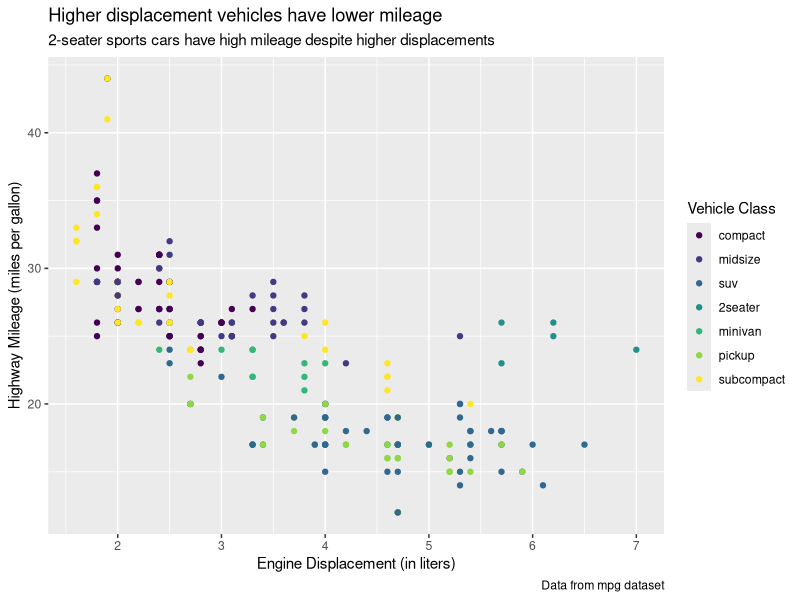
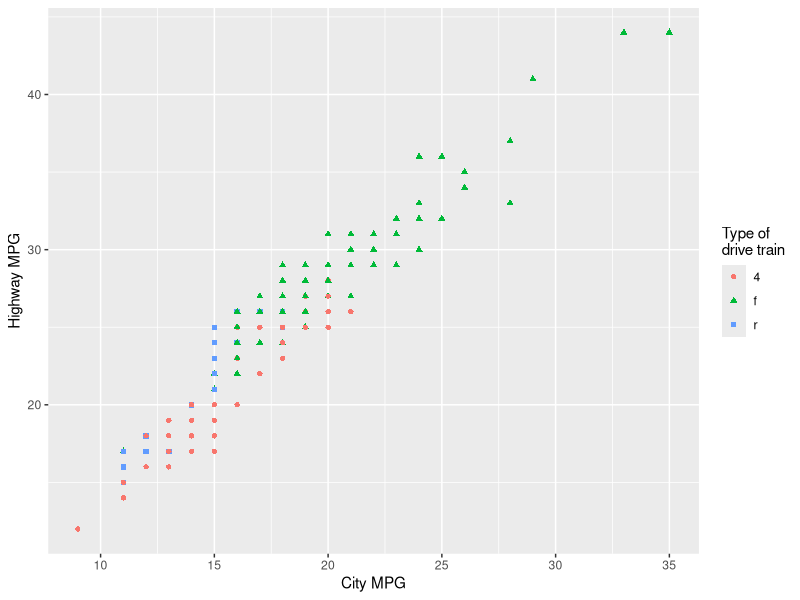
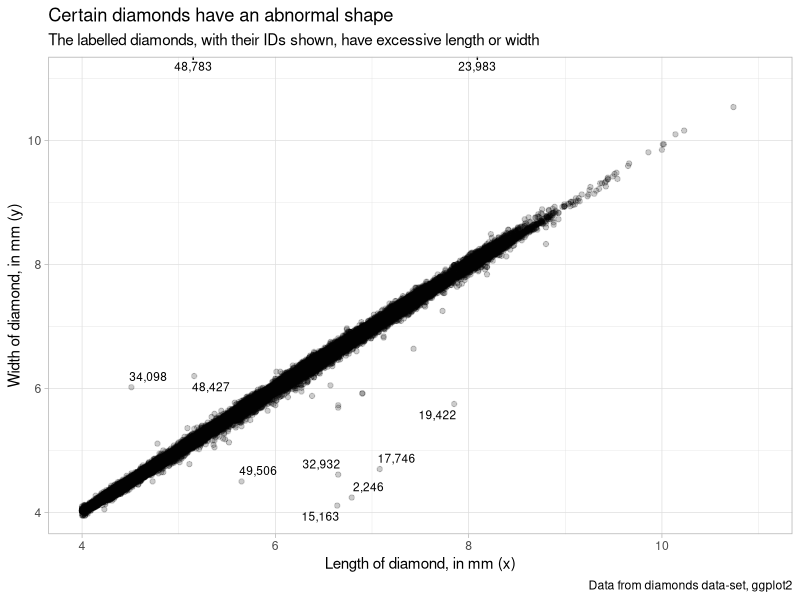

Source code (R) for these figures, in order:
## ---- chunk 1
#| label: setup

library(tidyverse)
library(scales)
library(ggrepel)
library(patchwork)
## ---- chunk 2
#| label: fig-q1-ex2
#| fig-cap: "Scatter plot of highway mileage vs. engine displacement for different class of vehicles"


data(mpg)
mpg |>
  ggplot(aes(x = displ,
             y = hwy,
             col = as_factor(class)
             )
         ) +
  geom_point() +
  labs(title = "Higher displacement vehicles have lower mileage",
       subtitle = "2-seater sports cars have high mileage despite higher displacements",
       x = "Engine Displacement (in liters)",
       y = "Highway Mileage (miles per gallon)",
       caption = "Data from mpg dataset",
       color = "Vehicle Class") +
  theme(legend.position = "right") +
  scale_color_viridis_d()
## ---- chunk 3
#| label: fig-q2-ex2
#| fig-cap: "A scatter-plot of highway vs city MPG to recreate the plot shown in question"

mpg |>
  ggplot(aes(x = cty,
             y = hwy,
             shape = drv,
             col = drv)) +
  geom_point() +
  labs(x = "City MPG", y = "Highway MPG",
       col = "Type of \ndrive train",
       shape = "Type of \ndrive train")
## ---- chunk 4
#| label: fid-q3-ex2
#| fig-cap: "A scatter plot of x and y dimensions of a diamond to detect outliers"
#| fig-cap-location: top

diamonds |>    
    mutate(res_lm = (lm(diamonds$y ~ diamonds$x)$residuals)) |>
    filter(x >= 4) |>
    mutate(res_lm = res_lm < -1 | res_lm > 1) |>
    rowid_to_column() |>
    mutate(rowid = ifelse(res_lm, rowid, NA)) |>
    ggplot(aes(x = x, 
               y = y,
               label = scales::comma(rowid))) +   
    geom_point(alpha = 0.2) +
    coord_cartesian(xlim = c(4, 11), ylim = c(4, 11)) +
    ggrepel::geom_text_repel(size = 3) +
    labs(x = "Length of diamond, in mm (x)", 
         y = "Width of diamond, in mm (y)",
         title = "Certain diamonds have an abnormal shape",
         subtitle = "The labelled diamonds, with their IDs shown, have excessive length or width",
         caption = "Data from diamonds data-set, ggplot2") +
  theme_light()
